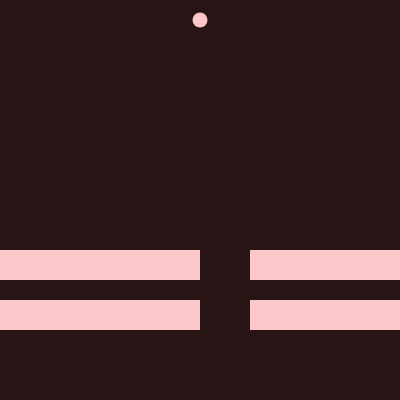
Frame 1 (no input)
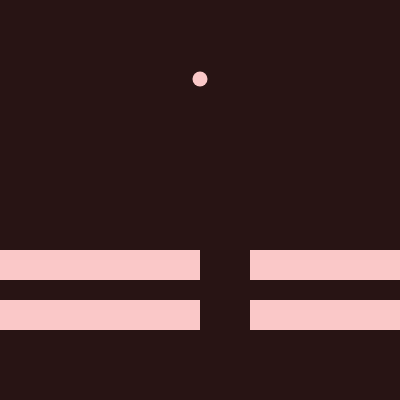
Frame 60 (no input)
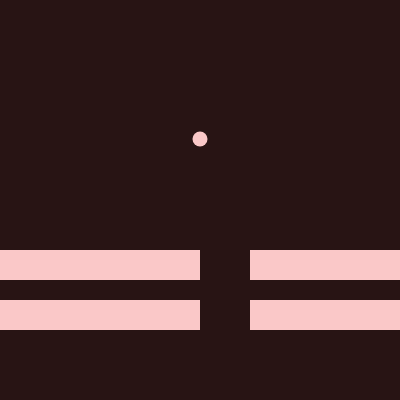
Frame 120 (the mouse pressed at the canvas centre since frame 60)

The p5.js sketch that drew these frames (run headless with seeded random() and noise() and a simulated clock; from frame 60 on, the mouse is pressed at the canvas centre):

// p5.js sketch
// ── sketch.js
class Canvas {
    constructor() {
    this.width = 400;
    this.height = 400;
    }
}

class Ball {
    constructor(x, y, diameter) {
        this.x = x;
        this.y = y;
        this.diameter = diameter;
        this.radius = diameter / 2;
    }
}

class Gate {
    constructor(x, y, height, width) {
        this.x = x;
        this.y = y;
        this.x2 = x + width + 50;
        this.y2 = y;
        this.height = height;
        this.width = width;
    }
}

let ball = new Ball(200, 20, 15); 
let canvas = new Canvas();
let gateAZ = new Gate(0, 300, 30, 200);
let gateBY = new Gate(0, 250, 30, 200);


function setup() {
    createCanvas(canvas.width, canvas.height);

}
function keyDown() {
    // Check for left or right keys being hit and move the gate accordingly
    if (keyIsDown(65)) {
        gateAZ.x--;
        gateAZ.x2--;
    }
    else if (keyIsDown(90)) {
        gateAZ.x++;
        gateAZ.x2++;
    }
    else if (keyIsDown(66)) {
        gateBY.x--;
        gateBY.x2--;
    }
    else if (keyIsDown(89)) {
        gateBY.x++;
        gateBY.x2++;
    }
}

function draw() {
    // set up the background 
    noStroke();
    background(40, 20, 20);
    fill(250, 200, 200);

    keyDown();
    // create the gates for the ball to fall through
    rect(gateAZ.x, gateAZ.y, gateAZ.width, gateAZ.height);
    rect(gateAZ.x2, gateAZ.y2, gateAZ.width, gateAZ.height);
    
    rect(gateBY.x, gateBY.y, gateBY.width, gateBY.height);
    rect(gateBY.x2, gateBY.y2, gateBY.width, gateBY.height);
    
    // draw the ball and make it fall
    ellipse(ball.x, ball.y, ball.diameter, ball.diameter);
    ball.y++;

  
}
